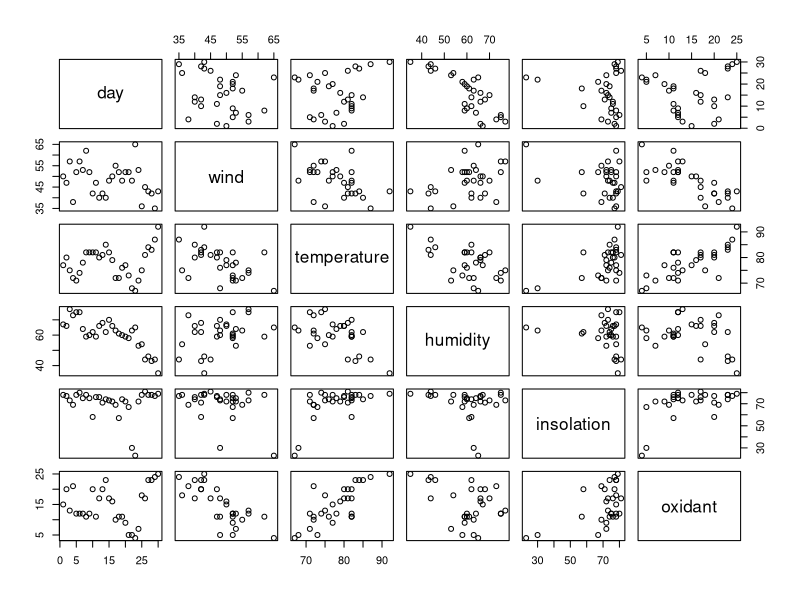
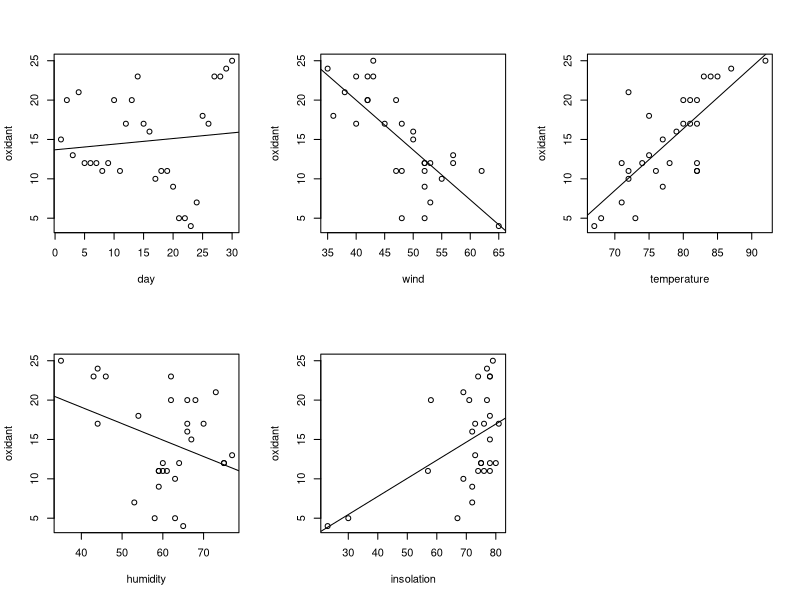
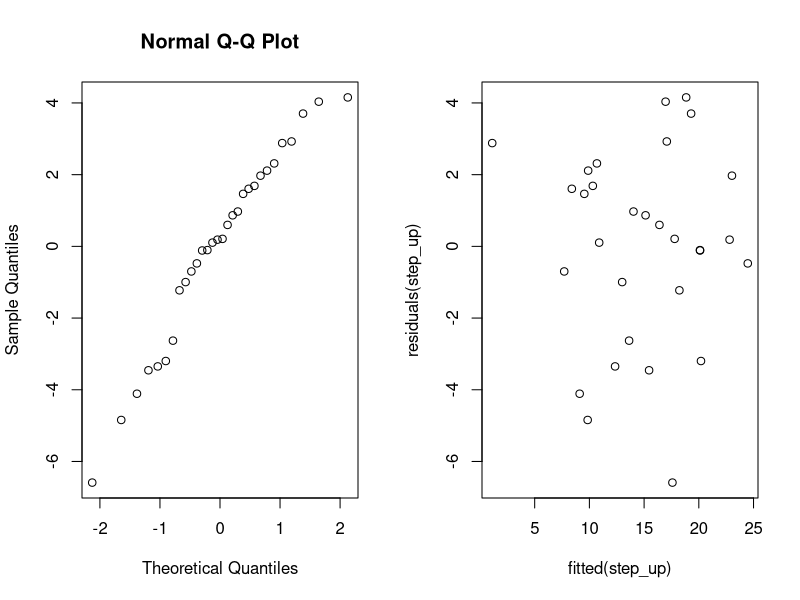

The R source for these figures, in order:
data = read.table("airpollution.txt")

#2.1
pairs(data)

#2.2

#create simple models, plot for reference
par(mfrow=c(2,3))

oxday = lm(oxidant~day, data=data)
plot(oxidant~day, data=data); abline(oxday)

oxwind = lm(oxidant~wind, data=data)
plot(oxidant~wind, data=data); abline(oxwind)

oxtemp = lm(oxidant~temperature, data=data)
plot(oxidant~temperature, data=data); abline(oxtemp)

oxhum = lm(oxidant~humidity, data=data)
plot(oxidant~humidity, data=data); abline(oxhum)

oxins = lm(oxidant~insolation, data=data)
plot(oxidant~insolation, data=data); abline(oxins)

summary(oxday)$r.squared
summary(oxwind)$r.squared
summary(oxtemp)$r.squared
summary(oxhum)$r.squared
summary(oxins)$r.squared

#wind has highest R squared, so add to model

summary(lm(oxidant~wind+day,data=data))$r.squared
summary(lm(oxidant~wind+temperature,data=data))$r.squared
summary(lm(oxidant~wind+humidity,data=data))$r.squared
summary(lm(oxidant~wind+insolation,data=data))$r.squared

#temperature has highest R squared, add to model

summary(lm(oxidant~wind+temperature+day ,data=data))$r.squared
summary(lm(oxidant~wind+temperature+humidity ,data=data))$r.squared
summary(lm(oxidant~wind+temperature+insolation ,data=data))$r.squared

#adding humidity still increased R squared, add to model

summary(lm(oxidant~wind+temperature+humidity+day ,data=data))$r.squared
summary(lm(oxidant~wind+temperature+humidity+insolation ,data=data))$r.squared

#adding either day or insolation yields insignificant explanatory variables
#so we stop at previous step

summary(lm(oxidant~wind+temperature+humidity,data=data))

#summary gives coefficients of model in estimate column

#2.3

summary(lm(oxidant~day+wind+temperature+humidity+insolation, data=data))

#Try removing day, (highest p-value)
summary(lm(oxidant~wind+temperature+humidity+insolation, data=data))

#removing insolation, (highest p-value)
summary(lm(oxidant~wind+temperature+humidity, data=data))

#removing humidity, p-value too high still
summary(lm(oxidant~wind+temperature, data=data))

#2.4
#Present stepwise increase, less variables, but similar result

#2.5
step_up = lm(oxidant~wind+temperature+humidity,data=data)

par(mfrow=c(1,2))
qqnorm(residuals(step_up))
plot(fitted(step_up),residuals(step_up))